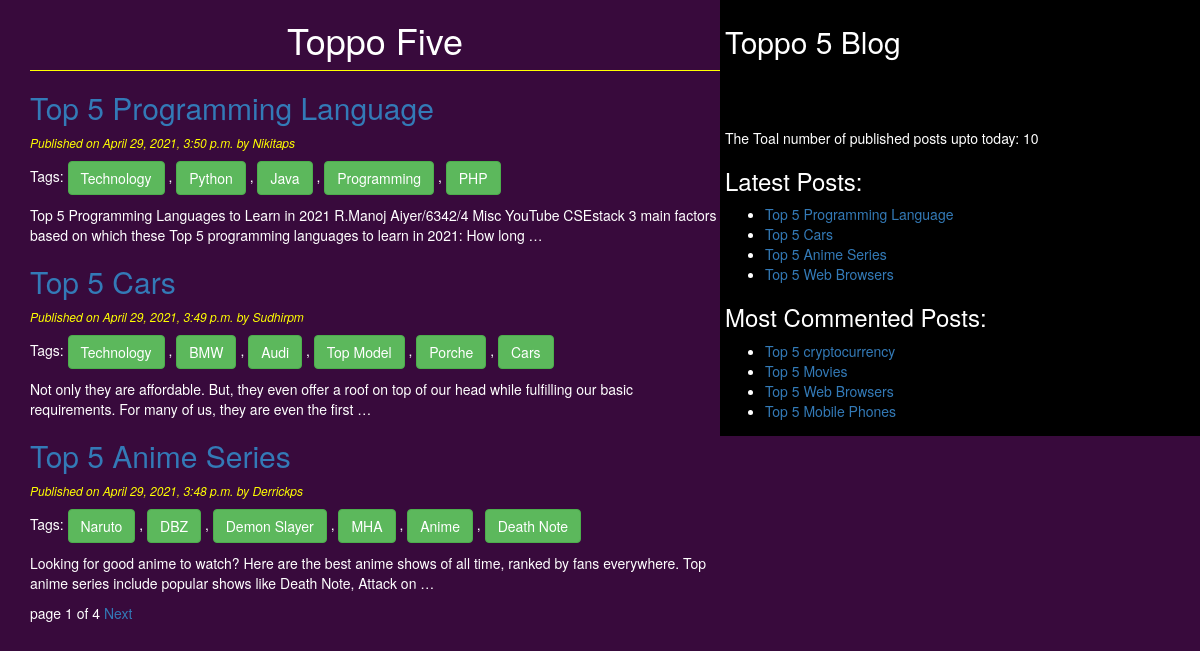
The page / on the database its author committed.
### blog/models.py (models this page shows, shortened)
class Post(models.Model):
    title = models.CharField(max_length=264)
    slug = models.SlugField(max_length=264,unique_for_date='publish')  # unique_for_date is used to to make each slug unique
    author = models.ForeignKey(User,related_name='blog_posts',on_delete=models.CASCADE) # on_delete is important parameter
    body = models.TextField()
    publish = models.DateTimeField(default=timezone.now)
    created = models.DateTimeField(auto_now_add=True)
    updated = models.DateTimeField(auto_now=True)
    STATUS_CHOICES = (('draft','Draft'),('published','Published'))
    status = models.CharField(max_length=10,choices=STATUS_CHOICES,default='draft')
    objects = CustomManager()  # calling our custom Manager
    tags = TaggableManager()
    class Meta:
        ordering = ('-publish',)
    def get_absolute_url(self):
        return reverse('post_detail',args=[self.publish.year,self.publish.strftime('%m'),self.publish.strftime('%d'),self.slug])

### blog/views.py (the view)
# urls.py: path('', views.post_list_view),
def post_list_view(request,tag_slug=None):
    post_list = Post.objects.all()
    tag=None
    if tag_slug:
        tag = get_object_or_404(Tag,slug=tag_slug)
        post_list = post_list.filter(tags__in=[tag])
    paginator = Paginator(post_list,3)
    page_number = request.GET.get('page')
    try:
        post_list = paginator.page(page_number)
    except PageNotAnInteger:
        post_list = paginator.page(1)
    except EmptyPage:
        post_list = paginator.page(paginator.num_pages)
    return render(request,'blog/post_list.html',{'post_list':post_list,'tag':tag})

### blog/models.py (called while the page is built)
    def get_queryset(self):
        return super().get_queryset().filter(status='published') # only published post should come in blog page

### blog/templatetags/blog_tags.py (called while the page is built)
@register.simple_tag
def total_posts():
    return Post.objects.count()

@register.inclusion_tag('blog/latest_posts123.html')
def show_latest_posts(count=4):
    latest_posts = Post.objects.order_by('-publish')[:count]
    return {'latest_posts':latest_posts}

@register.simple_tag
def get_most_commented_posts(count=4):
    return Post.objects.annotate(total_comments=Count('comments')).order_by('-total_comments')[:count]

### templates/blog/post_list.html (shortened to what this page needs)
<!DOCTYPE html>
{%extends 'blog/base.html'%}
{%block content%}
<h1>Toppo Five</h1>
{%for post in post_list%}
<h2><a href="{{post.get_absolute_url}}">{{post.title}}</a></h2>
<p id='date'>Published on {{post.publish}} by {{post.author|title}}</p>
<p>Tags:
{%for tag in post.tags.all%}
<a href="{%url 'post_list_by_tag_name' tag.slug%}" class="btn btn-success">{{tag.name}}</a>
{%if not forloop.last%},{%endif%}
{%endfor%}
</p>
{{post.body|truncatewords:30|linebreaks}}
{%endfor%}
{%include "blog/pagination.html" with page=post_list%}
{%endblock%}

### templates/blog/base.html (shortened to what this page needs)
<!DOCTYPE html>
{%load blog_tags%}
{%load static%}
<html lang="en" dir="ltr">
  <head>
    <link rel = "stylesheet" href = "https://maxcdn.bootstrapcdn.com/bootstrap/3.3.6/css/bootstrap.min.css"/>
    <link rel="stylesheet" href="{%static 'css/blog1.css'%}">
  </head>
  <body>
    <div class="content">
      {%block content%}{%endblock%}
    </div>
    <div class="sidebar">
      <h2>Toppo 5 Blog</h2><br><br><br>
      <p>The Toal number of published posts upto today: {%total_posts%}</p>
      <h3>Latest Posts:</h3>{%show_latest_posts%}
      <h3>Most Commented Posts:</h3>
      {%get_most_commented_posts as most_commented_posts%}
      <ul>
        {%for post in most_commented_posts%}
        <li><a href="{{post.get_absolute_url}}">{{post.title}}</a></li>
        {%endfor%}
      </ul>
    </div>
  </body>
</html>

### templates/blog/pagination.html (shortened to what this page needs)
<div class="paginator">
<span class = 'current'>
page {{page.number}} of {{page.paginator.num_pages}}
</span>
<span>
{%if page.has_next%}
<a href="?page={{page.next_page_number}}">Next</a>
{%endif%}
</span>
</div>

### templates/blog/latest_posts123.html
<ul>
  {%for post in latest_posts%}
  <li><a href="{{post.get_absolute_url}}">{{post.title}}</a></li>
  {%endfor%}
</ul>

### static/css/blog1.css (style rules this page uses)
.content { width: 60%; float: left; padding: 0 0 0 30px; background: #380A3C; color:white; }
.sidebar { width: 40%; float:right; padding: 5px; background: black; }
h1 { text-align:center; border-bottom: 1px solid yellow; padding-bottom: 10px; }
body { color: white; background: #380A3C; }
#date { color: yellow; font-size: 12px; font-style: italic; }

### rows shown on the page
Post: title "Top 5 Programming Language", publish "April 29, 2021, 3:50 p.m.", author "Nikitaps", body "Top 5 Programming Languages to Learn in 2021 R.Manoj Aiyer/6342/4 Misc YouTube CSEstack 3 main factors based on which these Top 5 programming languages to learn in 2021: How long …"
Tag: name "Technology"
Tag: name "Python"
Tag: name "Java"
Tag: name "Programming"
Tag: name "PHP"
Post: title "Top 5 Cars", publish "April 29, 2021, 3:49 p.m.", author "Sudhirpm", body "Not only they are affordable. But, they even offer a roof on top of our head while fulfilling our basic requirements. For many of us, they are even the first …"
Tag: name "BMW"
Tag: name "Audi"
Tag: name "Top Model"
Tag: name "Porche"
Tag: name "Cars"
Post: title "Top 5 Anime Series", publish "April 29, 2021, 3:48 p.m.", author "Derrickps", body "Looking for good anime to watch? Here are the best anime shows of all time, ranked by fans everywhere. Top anime series include popular shows like Death Note, Attack on …"
Tag: name "Naruto"
Tag: name "DBZ"
Tag: name "Demon Slayer"
Tag: name "MHA"
Tag: name "Anime"
Tag: name "Death Note"
Post: title "Top 5 Web Browsers"
Post: title "Top 5 cryptocurrency"
Post: title "Top 5 Movies"
Post: title "Top 5 Mobile Phones"

### other values the page prints
{{ page.number }} "1"
{{ page.paginator.num_pages }} "4"
